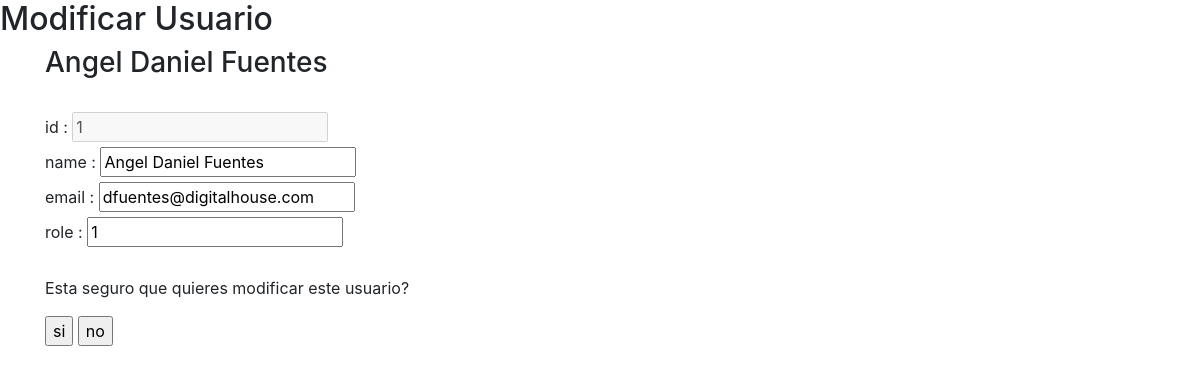
The app's page /modificarUsuarioAdmin.php?id=1, older data.
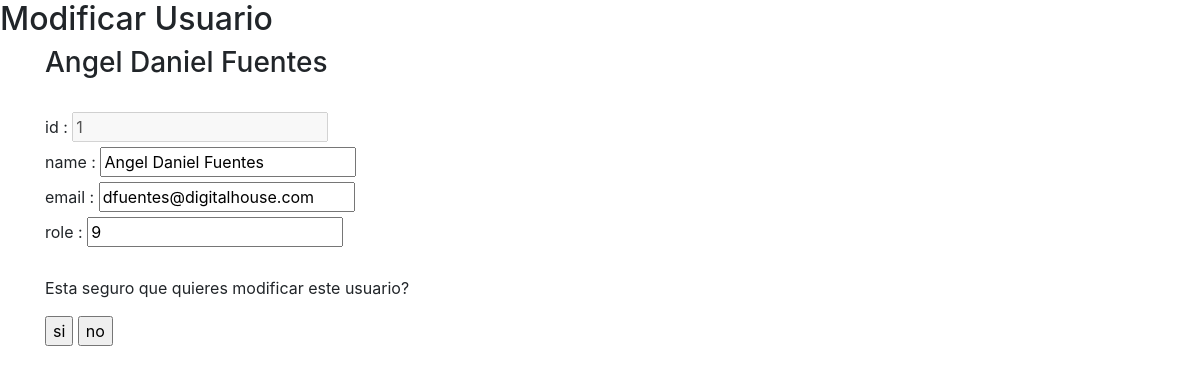
The same page, newer data.
### tables this page shows
CREATE TABLE `users` (
  `id` int(11) NOT NULL AUTO_INCREMENT,
  `name` varchar(50) NOT NULL,
  `email` varchar(50) NOT NULL,
  `avatar` varchar(50) NOT NULL,
  `password` varchar(200) NOT NULL,
  `role` int(11) NOT NULL,
  PRIMARY KEY (`id`)
);

### clases/Query.php (called while the page is built, shortened)
<?php
class Query{
    static public function usuarioModificar($pdo,$tabla,$idUsuario){
        $sql = "select $tabla.id, $tabla.name, $tabla.email, $tabla.role from $tabla where $tabla.id = '$idUsuario'";
        $query = $pdo->prepare($sql);
        $query->execute();
        $usuarioModificar=$query->fetch(PDO::FETCH_ASSOC);
        return $usuarioModificar;
    }
}

### modificarUsuarioAdmin.php (the view, shortened to what this page needs)
<!DOCTYPE html>
<?php
require_once("autoload.php");
if (isset($_GET["id"])) {
  $id_usuario=$_GET["id"];
  $usuarioAModificar =  Query::usuarioModificar($pdo,'users',$id_usuario);
}
 ?>
<html lang="es" dir="ltr">
  <head>
      <link rel="stylesheet" href="https://stackpath.bootstrapcdn.com/bootstrap/4.3.1/css/bootstrap.min.css">
  </head>
  <body>
  <h2>Modificar Usuario</h2>
<div class="container">
    <form class="" action="" method="post">
        <h3><?= $usuarioAModificar ["name"] ;?></h3>
        <br>
        <?php foreach ($usuarioAModificar as $key => $value) : ?>
            <label><?= $key?> :</label>
            <?php if($key =="id"){?>
                <input type="text" disabled name="<?= $key?>" value="<?= $value?> ">
            <?php }else{?>
                <input type="text" name="<?= $key?>" value="<?= $value?>">
            <?php }?>
            <br>
      <?php endforeach;?>
    <br>
    <p>Esta seguro que quieres modificar este usuario?</p>
      <input type="submit" name="modificar" value="si">
      <input type="submit" name="no" value="no">
   </form>
</div>
  </body>
</html>

Row changes from the older to the newer data that the page shows:
changed users "Angel Daniel Fuentes": role "1" → "9"
